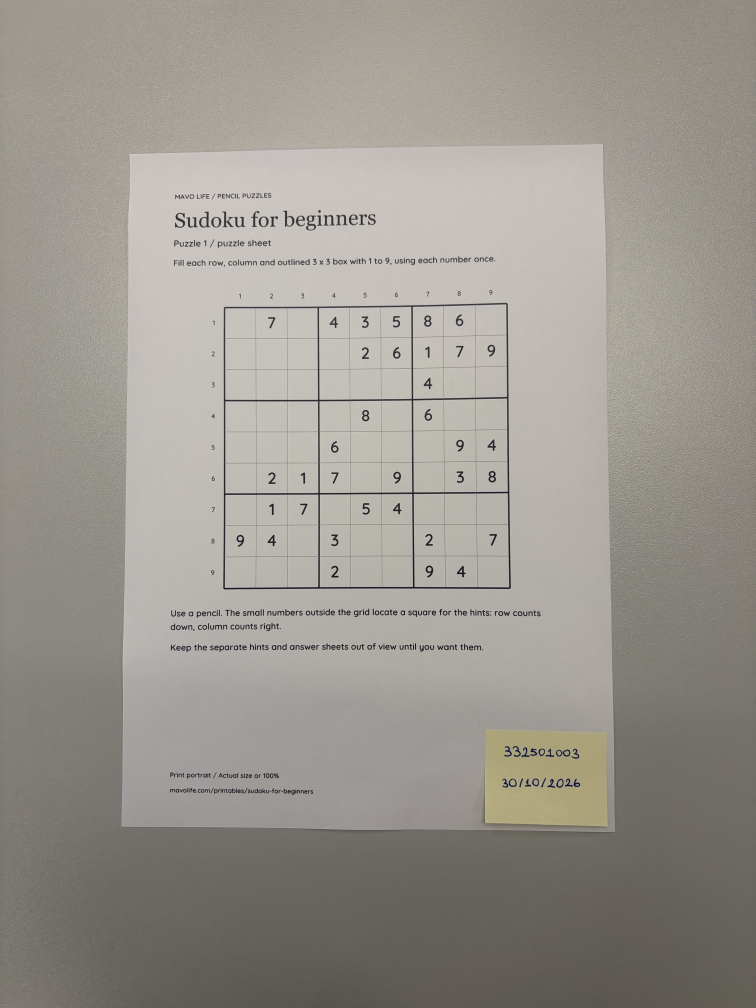
#> input picture data/s332501003_01.jpg, 3024 x 4032 px (shown at 1/4 size)
$ python -i stage1_preprocess.py   (imports and definitions only)
#> lines starting #> are read from the running program, lines starting #| are printed output that depends on the picture
#> further down, picture is the input picture: shape (4032, 3024, 3); mean B, G, R 143.5, 150.6, 154.8
"""Stage 1: preprocessing (grayscale, noise reduction, illumination normalisation).

All kernel sizes are fractions of the working image size, so the same code
behaves the same on a 1000 px and a 4000 px photograph.
"""
import cv2
import numpy as np

WORK_SIZE = 1000          # longest side of the working image, in pixels
BLUR_FRAC = 0.003         # noise blur kernel, as a fraction of the longest side
BACKGROUND_FRAC = 0.05    # background-estimate kernel, as a fraction of the longest side


def odd(n):
    """Kernel sizes must be odd and at least 3."""
    n = max(3, int(round(n)))
    return n if n % 2 == 1 else n + 1


def preprocess(img):
    """Returns (gray, scale).

    gray:  float32 image, illumination-normalised, values roughly 0-255
    scale: downscale factor, so that small = original * scale
    """
    # 1. Downscale large photos so the longest side is WORK_SIZE (never upscale)
    h, w = img.shape[:2]
    scale = min(1.0, WORK_SIZE / max(h, w))
    if scale < 1.0:
        img = cv2.resize(img, None, fx=scale, fy=scale, interpolation=cv2.INTER_AREA)
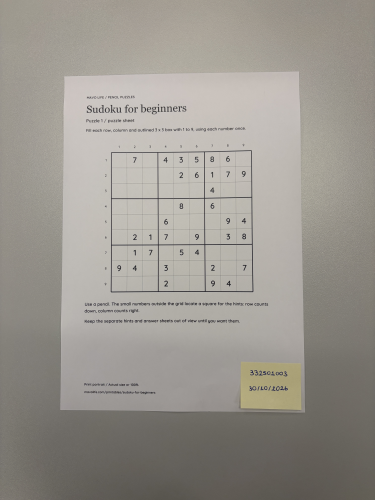
#> img: shape (1000, 750, 3) (shown at 1/2 size); mean of channels 0, 1, 2 143.5, 150.6, 154.8; drawn as B, G, R
    size = max(img.shape[:2])

    # 2. Grayscale: Harris only needs brightness changes, not colour
    gray = cv2.cvtColor(img, cv2.COLOR_BGR2GRAY)

    # 3. Noise reduction: small Gaussian blur removes sensor noise and paper texture
    k = odd(BLUR_FRAC * size)
    gray = cv2.GaussianBlur(gray, (k, k), 0)

    # 4. Illumination normalisation: estimate the background (paper + shadows) by
    #    removing the dark ink with a morphological closing, then divide by it.
    #    A shadow darkens ink and paper by the same factor, so the ratio cancels it.
    kb = odd(BACKGROUND_FRAC * size)
    kernel = cv2.getStructuringElement(cv2.MORPH_ELLIPSE, (kb, kb))
    background = cv2.morphologyEx(gray, cv2.MORPH_CLOSE, kernel)
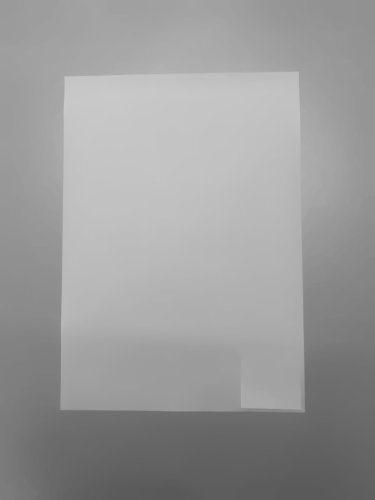
#> background: shape (1000, 750) (shown at 1/2 size); min 89, max 203, mean 154.5
    background = cv2.GaussianBlur(background, (kb, kb), 0)
    norm = gray.astype(np.float32) / (background.astype(np.float32) + 1.0)
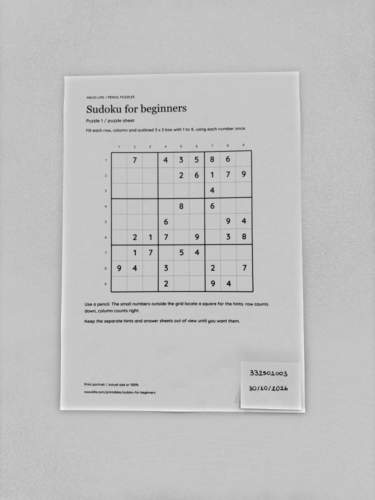
#> norm: shape (1000, 750) float32 (shown at 1/2 size); min 0.258, max 1.2, mean 0.972; drawn with min black and max white
    norm = np.clip(norm * 255.0, 0, 255)
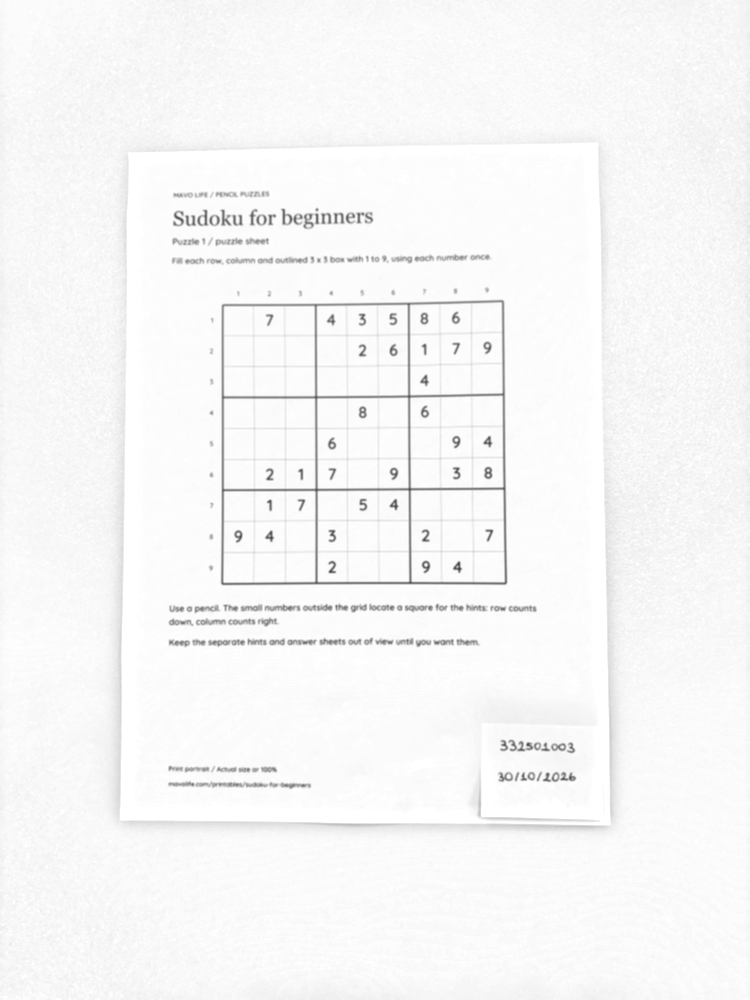
#> norm: shape (1000, 750) float32; min 65.9, max 255, mean 247.6

    return norm.astype(np.float32), scale

>>> import cv2
>>> picture = cv2.imread('data/s332501003_01.jpg')
>>> result = preprocess(picture)

$ run again, on data/s332501003_02.jpg
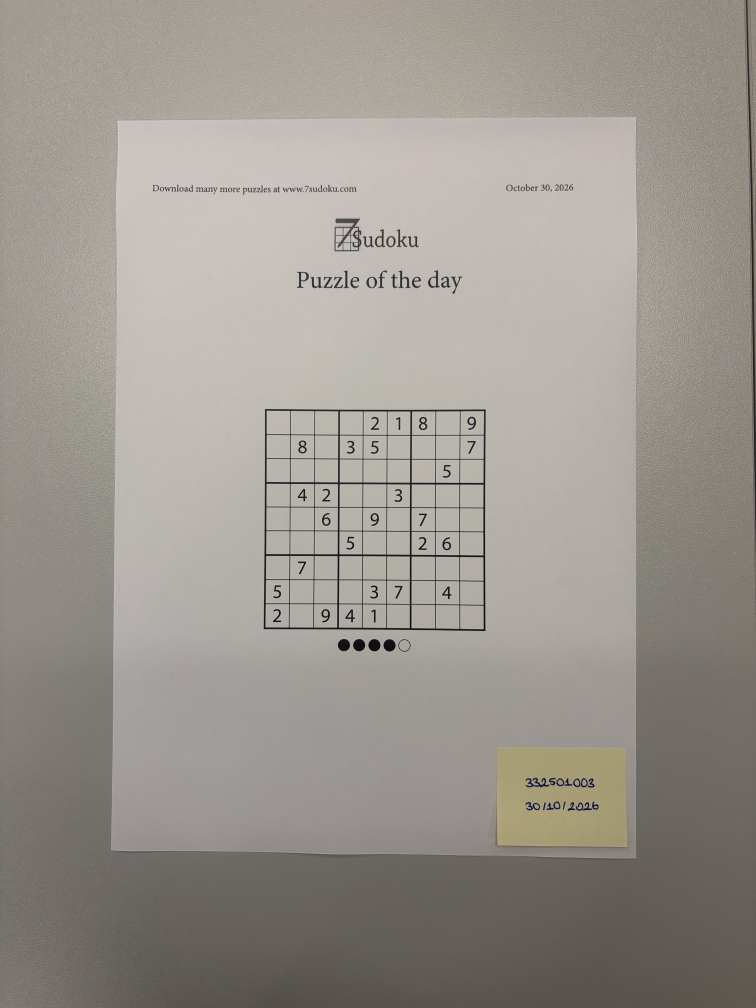
#> input picture data/s332501003_02.jpg, 3024 x 4032 px (shown at 1/4 size)
#> picture is the input picture: shape (4032, 3024, 3); mean B, G, R 143.5, 150.2, 155.4
#> in preprocess, `norm = gray.astype(np.float32) / (background.astype(np.float32) + 1.0)`:
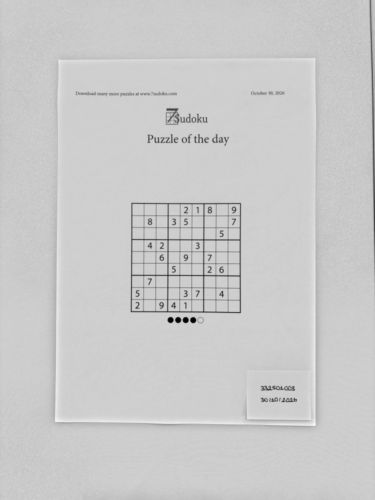
#> norm: shape (1000, 750) float32 (shown at 1/2 size); min 0.0788, max 1.21, mean 0.972; drawn with min black and max white
#> in preprocess, `norm = np.clip(norm * 255.0, 0, 255)`:
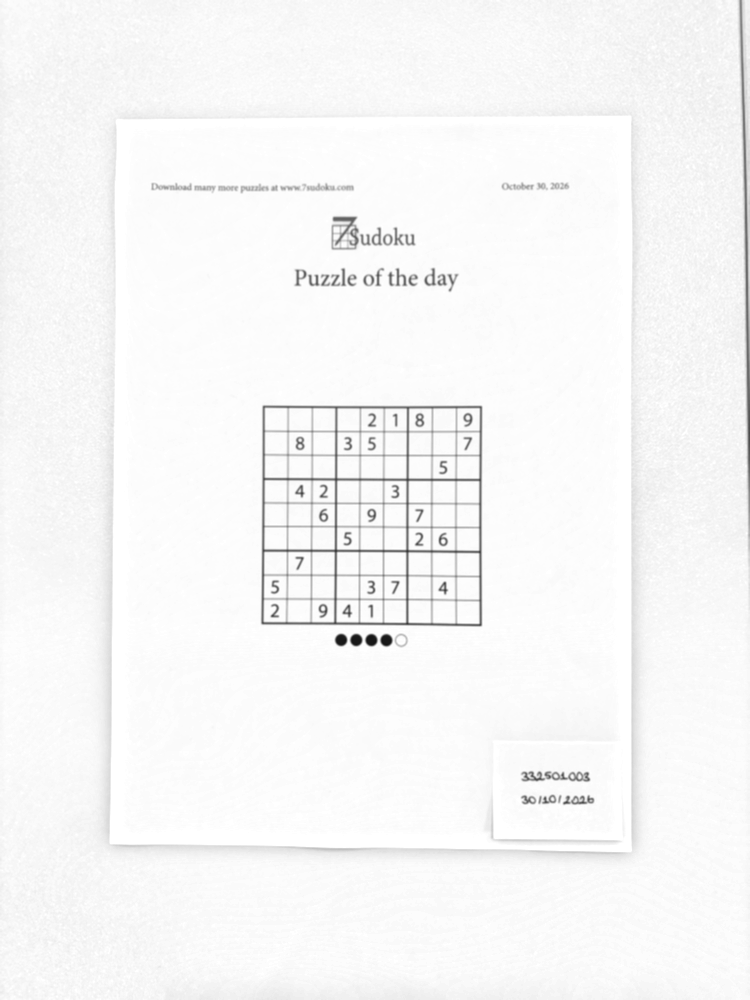
#> norm: shape (1000, 750) float32; min 20.09, max 255, mean 247.5

$ run again, on data/s332501003_03.jpg
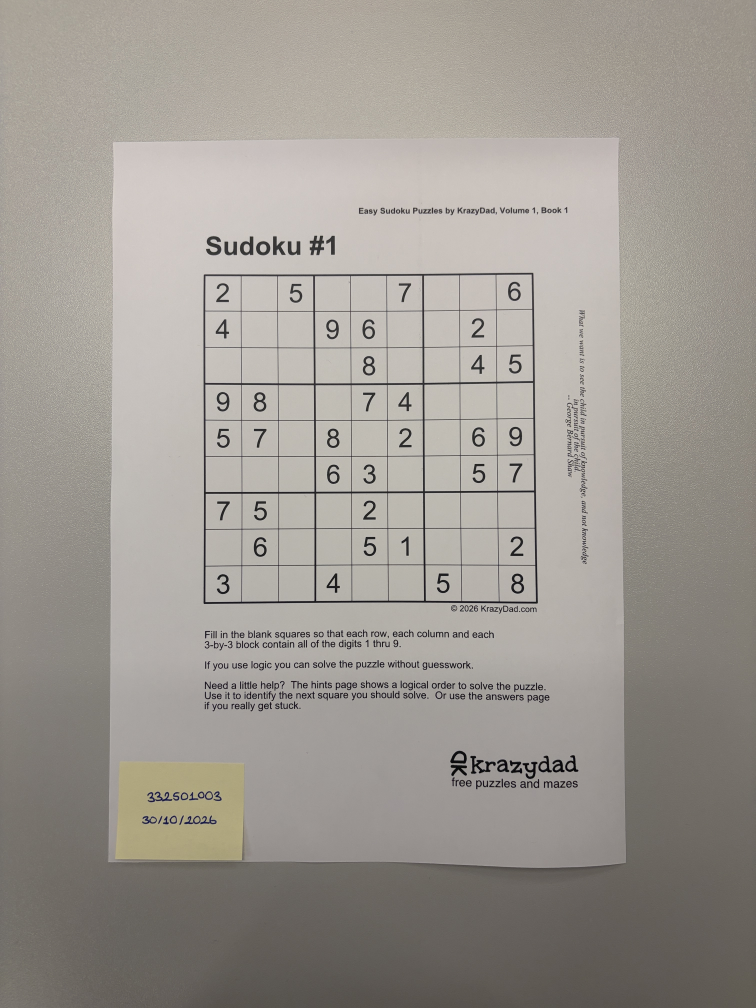
#> input picture data/s332501003_03.jpg, 3024 x 4032 px (shown at 1/4 size)
#> picture is the input picture: shape (4032, 3024, 3); mean B, G, R 146.3, 152.8, 157.8
#> in preprocess, `norm = gray.astype(np.float32) / (background.astype(np.float32) + 1.0)`:
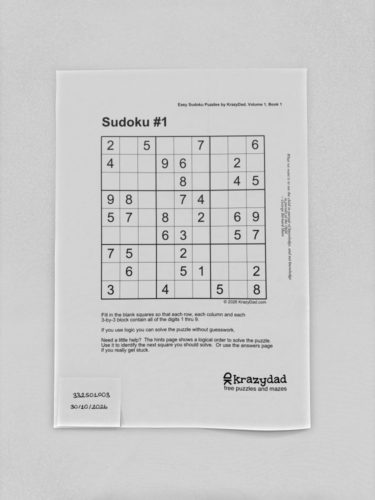
#> norm: shape (1000, 750) float32 (shown at 1/2 size); min 0.0705, max 1.19, mean 0.964; drawn with min black and max white
#> in preprocess, `norm = np.clip(norm * 255.0, 0, 255)`:
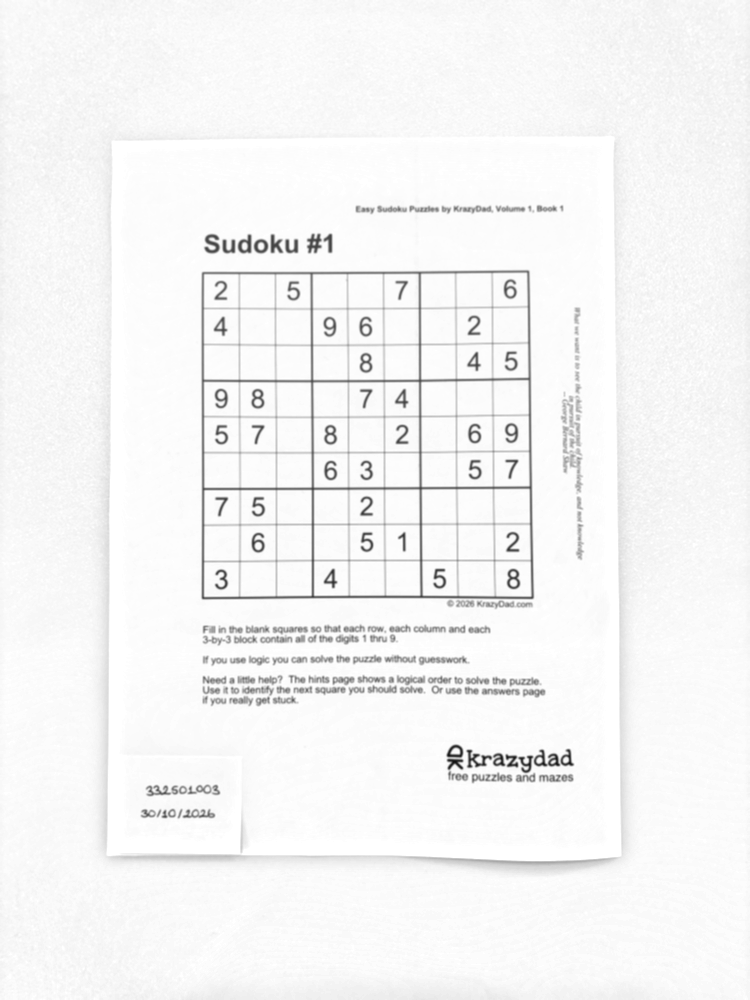
#> norm: shape (1000, 750) float32; min 17.98, max 255, mean 245.5
